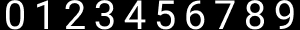
%> input picture images/database.jpg, 300 x 30 px
$ octave number_recognizer.m   (GNU Octave 9; MATLAB toolbox functions it lacks are replaced by stand-ins)
%> lines starting %> are read from the running program, lines starting %| are printed output that depends on the picture; in (x1, y1, x2, y2) boxes, pixels count from 0 and x2, y2 are one past the last pixel; in counts of white or black regions, pixels touching at a corner belong together; the program's own positions count from 1
clc;
close all;

%Reading images
database = imread('F:\Projects\matlab\Template-matching\images\database.jpg');
%> database is the input picture: size 30x300x3 uint8; min 0, max 255, mean 58
feature  = imread('F:\Projects\matlab\Template-matching\images\9.jpg');
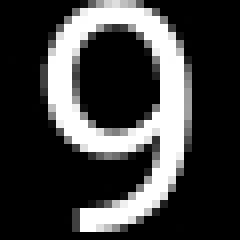
%> input picture images/9.jpg, 30 x 30 px (shown 8 times larger)
%> feature is the input picture: size 30x30x3 uint8; min 0, max 255, mean 62.9

%Converting to gray image
database_gray = rgb2gray(database);
feature_gray  = rgb2gray(feature);


%Converting to intensity image
database_thresh = graythresh(database_gray);
%> database_thresh = 0.465
feature_thresh  = graythresh(feature_gray);
%> feature_thresh = 0.467


%Converting to binary image
database_binary = im2bw(database_gray, database_thresh);
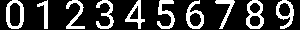
%> database_binary: size 30x300 logical; 23.4% white; 10 white regions, largest, box (x1, y1, x2, y2) and area: (246, 0, 264, 29) 259, (6, 0, 24, 29) 246, (157, 0, 175, 29) 233
feature_binary  = im2bw(feature_gray, feature_thresh);
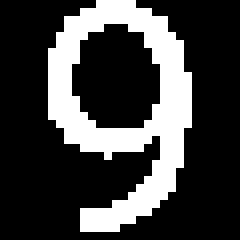
%> feature_binary: size 30x30 logical (shown 8 times larger); 25.1% white; 1 white region, box (x1, y1, x2, y2) and area: (6, 0, 24, 29) 226


%Getting height & width
[database_height, database_width] = size(database_binary);
%> database_height = 30; database_width = 300
[feature_height, feature_width] = size(feature_binary);
%> feature_height = 30; feature_width = 30
fprintf('Height and Width of database: %d, %d\n', database_height, database_width);
%| Height and Width of database: 30, 300
fprintf('Height and Width of feature: %d, %d\n', feature_height, feature_width);
%| Height and Width of feature: 30, 30


% Getting the mean value for the feaure
feature_sum = 0;
for i = 1:feature_height
    for j = 1: feature_width
        feature_sum =  feature_sum + feature_binary(i,j);
    end
end
%> after the loop, feature_sum = 226
feature_mean = feature_sum / (feature_height * feature_width);
%> feature_mean = 0.251
fprintf('Feature sum and mean: %d, %.2f\n', feature_sum, feature_mean);
%| Feature sum and mean: 226, 0.25


% Setting up a matrix with the initial value of 0
ncc_value = zeros(1, 10);

pixel = 1;
for check = 1:10
    % Getting the mean value for each number in the database image
    database_sum = 0;
    for row = 1:database_height
        for column = pixel:pixel + 29
            database_sum = database_sum + database_binary(row, column);
        end
    end
    % Getting the mean value for the each number
    database_mean = database_sum/(database_height * database_width);
    fprintf('For number %d, sum and mean: %d, %.2f\n', check - 1, database_sum, database_mean);

    %Applying the formula
    candidate = 0;
    template  = 0;
    numerator = 0;
    denominator_database = 0;
    denominator_candidate = 0;
    for row = 1:database_height
        feature_column = 1;
        for column = pixel:pixel + 29
            candidate = feature_binary(row, feature_column) - feature_mean;
            template  = database_binary(row, column) - database_mean;
            numerator = numerator + ( candidate * template );
            denominator_candidate = denominator_candidate + (candidate * candidate);
            denominator_database = denominator_database + (template * template);
            feature_column = feature_column + 1;
        end
    end
    ncc_value(check) = numerator / sqrt(denominator_candidate * denominator_database);

    pixel = pixel + 30;
end
%> this loop made 10 passes
%> database_mean on passes 1 to 10: 0.0273, 0.0151, 0.0229, 0.0238, 0.0221, 0.0259, 0.0249, 0.0186, 0.0288, 0.0251
%| For number 0, sum and mean: 246, 0.03
%| For number 1, sum and mean: 136, 0.02
%| For number 2, sum and mean: 206, 0.02
%| For number 3, sum and mean: 214, 0.02
%| For number 4, sum and mean: 199, 0.02
%| For number 5, sum and mean: 233, 0.03
%| For number 6, sum and mean: 224, 0.02
%| For number 7, sum and mean: 167, 0.02
%> (further printed lines are left out)
%> after the loop, ncc_value = [0.55 0.126 0.39 0.421 0.145 0.24 0.257 0.212 0.412 0.887]; pixel = 301

% Getting the maximum value and it's index
[max_value, index] = max(ncc_value);
%> max_value = 0.887; index = 10
fprintf('Max ncc value: %.2f', max_value);
%| Max ncc value: 0.89

% Plotting
fprintf('\n Matched With %d\n', index-1);
%|  Matched With 9
subplot(3,1,1);
imshow( database_binary );
title('Database Image');
subplot(3,1,2);
imshow( feature_binary );
title('Target Image');
subplot(3,1,3);
imshow( database_binary );
title('Best match is shown by red rectangle box');
rectangle('Position',[(index-1)* feature_width 0.5 feature_width feature_height], 'Edgecolor','r');
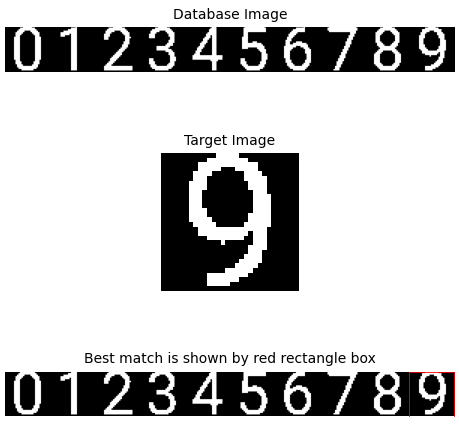
%> figure redrawn from the program's plot data, 3 panels
